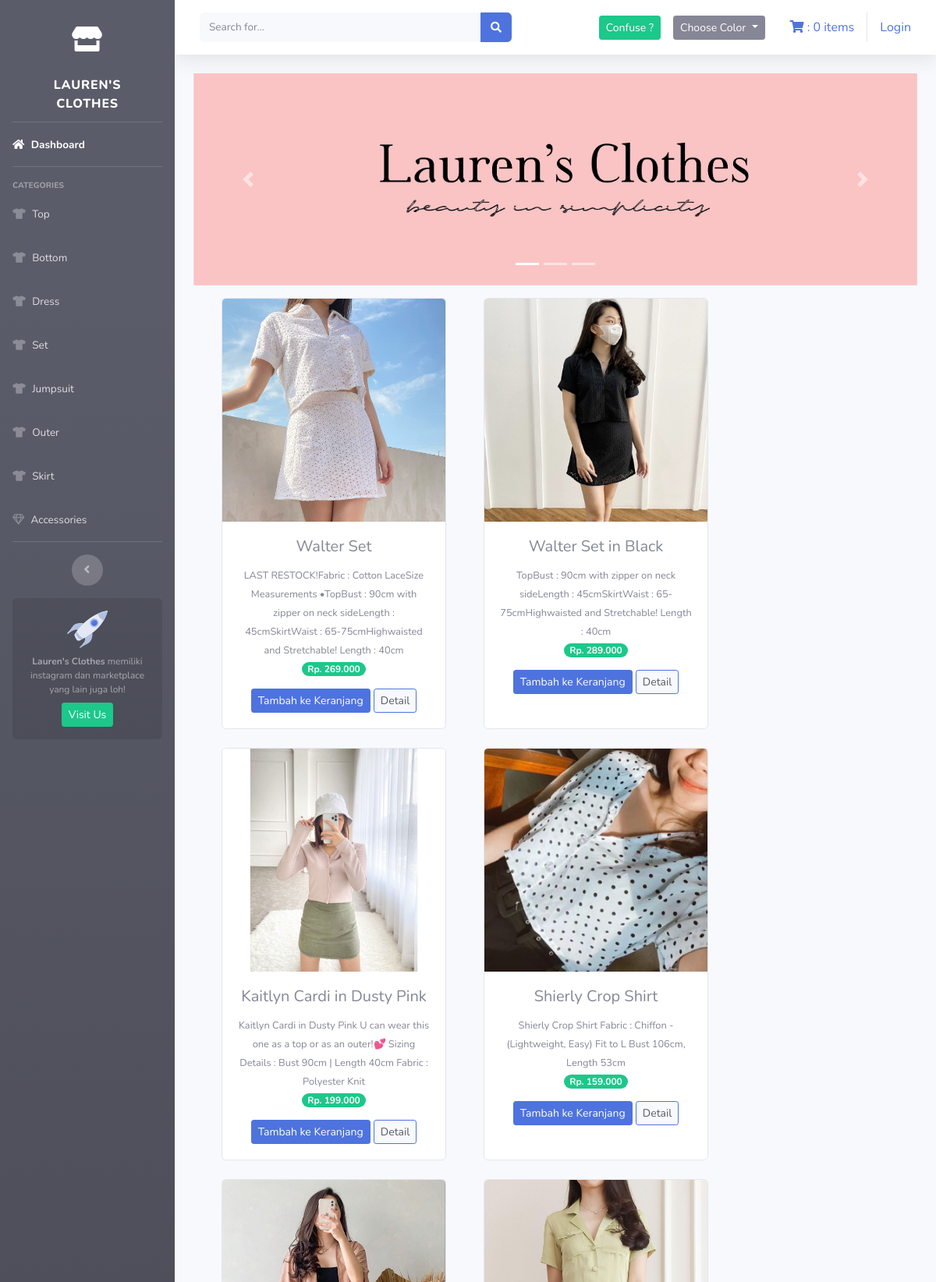
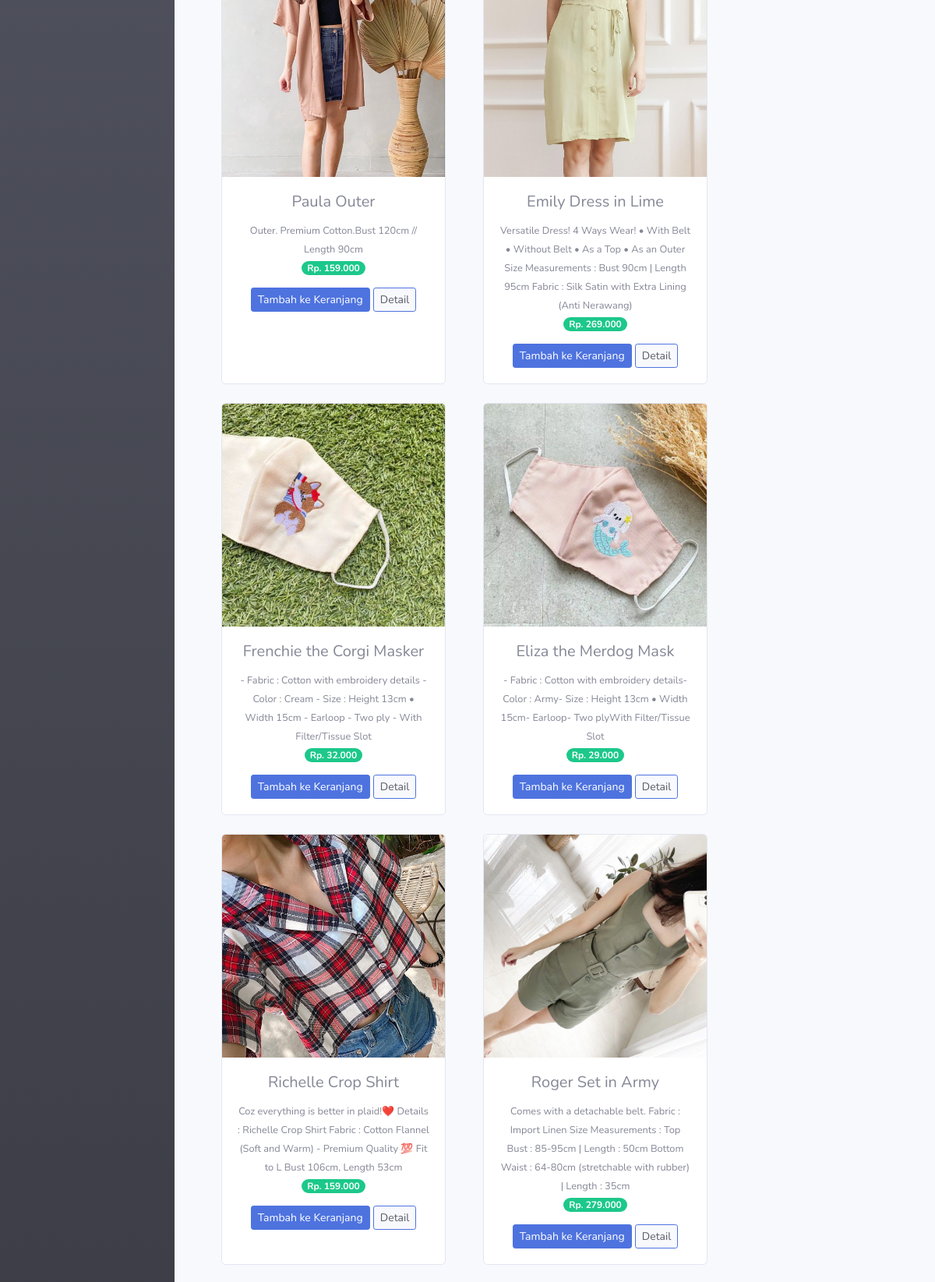
The page / (upper part) on the database its author committed (2 pictures, top to bottom).
### tables this page shows
CREATE TABLE `tb_barang` (
  `id_brg` int(11) NOT NULL,
  `nama_brg` varchar(120) NOT NULL,
  `keterangan` varchar(512) NOT NULL,
  `kategori` varchar(60) NOT NULL,
  `harga` int(11) NOT NULL,
  `stok` int(4) NOT NULL,
  `gambar` text NOT NULL,
  `warna` varchar(120) NOT NULL,
  `r_kenyamanan` int(10) NOT NULL,
  `r_harga` int(10) NOT NULL,
  `r_formalitas` int(10) NOT NULL,
  `c_review` int(11) NOT NULL DEFAULT 1
);

### application/controllers/Welcome.php (called while the page is built, shortened)
<?php
class Welcome extends CI_Controller {
	public function index()
    {
        $data['barang'] = $this->model_barang->tampil_data()->result();
        $this->load->view('templates/header');
        $this->load->view('templates/sidebar');
        $this->load->view('dashboard', $data);
        $this->load->view('templates/footer');
    }
}

### index.php (called while the page is built, shortened)
<?php
require_once BASEPATH.'core/CodeIgniter.php';

### application/models/model_barang.php (called while the page is built, shortened)
<?php
class Model_barang extends CI_Model{
    public function tampil_data(){
        return $this->db->get('tb_barang');
    }
}

### application/views/dashboard.php (the view, shortened to what this page needs)
<div class="container-fluid">
    <div id="carouselExampleIndicators" class="carousel slide" data-bs-ride="carousel">
        <ol class="carousel-indicators">
            <li type="button" data-bs-target="#carouselExampleIndicators" data-bs-slide-to="0" class="active"></li>
            <li type="button" data-bs-target="#carouselExampleIndicators" data-bs-slide-to="1"></li>
            <li type="button" data-bs-target="#carouselExampleIndicators" data-bs-slide-to="2"></li>
        </ol>
        <div  class="carousel-inner">
            <div class="carousel-item active">
                <img src="<?php echo base_url('assets/img/slider0.jpg') ?>" class="d-block w-100" alt="...">
            </div>
        </div>
        <a class="carousel-control-prev" href="#carouselExampleIndicators" role="button" data-slide="prev">
            <span class="carousel-control-prev-icon" aria-hidden="true"></span>
        </a>
        <a class="carousel-control-next" href="#carouselExampleIndicators" role="button" data-slide="next">
            <span class="carousel-control-next-icon" aria-hidden="true"></span>
        </a>
    </div>
    <div class="row text-center mt-3">
        <?php foreach ($barang as $brg) : ?>
            <div class="card ml-5 mb-4" style="width: 18rem;">
                <img src="<?php echo base_url() . '/uploads/' . $brg->gambar ?>" class="card-img-top" alt="...">
                <div class="card-body">
                    <h5 class="card-title"><?php echo $brg->nama_brg ?></h5>
                    <small><?php echo $brg->keterangan ?></small><br>
                    <span class="badge badge-pill badge-success mb-3">Rp. <?php echo number_format($brg->harga, 0, ',', '.')  ?></span> <br>
                    <?php echo anchor('dashboard/tambah_ke_keranjang/'. $brg->id_brg,
                    '<div class="btn btn-sm btn-primary">Tambah ke Keranjang</div>')?>
                    <?php echo anchor('dashboard/detail/'. $brg->id_brg,
                    '<div class="btn btn-sm btn-primary bg-light text-dark">Detail</div>')?>
                </div>
            </div>
        <?php endforeach ?>
    </div>
</div>

### rows shown on the page
tb_barang: gambar (picture), nama_brg "Walter Set", keterangan "LAST RESTOCK!Fabric : Cotton LaceSize Measurements •TopBust : 90cm with zipper on neck sideLength : 45cmSkirtWaist : 65-75cmHighwaisted and Stretchable! Length : 40cm", harga "269.000", id_brg "Tambah ke Keranjang", id_brg "Detail"
tb_barang: gambar (picture), nama_brg "Walter Set in Black", keterangan "TopBust : 90cm with zipper on neck sideLength : 45cmSkirtWaist : 65-75cmHighwaisted and Stretchable! Length : 40cm", harga "289.000", id_brg "Tambah ke Keranjang", id_brg "Detail"
tb_barang: gambar (picture), nama_brg "Kaitlyn Cardi in Dusty Pink", keterangan "Kaitlyn Cardi in Dusty Pink U can wear this one as a top or as an outer!💕 Sizing Details : Bust 90cm | Length 40cm Fabric : Polyester Knit", harga "199.000", id_brg "Tambah ke Keranjang", id_brg "Detail"
tb_barang: gambar (picture), nama_brg "Shierly Crop Shirt", keterangan "Shierly Crop Shirt Fabric : Chiffon - (Lightweight, Easy) Fit to L Bust 106cm, Length 53cm", harga "159.000", id_brg "Tambah ke Keranjang", id_brg "Detail"
tb_barang: gambar (picture), nama_brg "Paula Outer", keterangan "Outer. Premium Cotton.Bust 120cm // Length 90cm", harga "159.000", id_brg "Tambah ke Keranjang", id_brg "Detail"
tb_barang: gambar (picture), nama_brg "Emily Dress in Lime", keterangan "Versatile Dress! 4 Ways Wear! • With Belt • Without Belt • As a Top • As an Outer Size Measurements : Bust 90cm | Length 95cm Fabric : Silk Satin with Extra Lining (Anti Nerawang)", harga "269.000", id_brg "Tambah ke Keranjang", id_brg "Detail"
tb_barang: gambar (picture), nama_brg "Frenchie the Corgi Masker", keterangan "- Fabric : Cotton with embroidery details - Color : Cream - Size : Height 13cm • Width 15cm - Earloop - Two ply - With Filter/Tissue Slot", harga "32.000", id_brg "Tambah ke Keranjang", id_brg "Detail"
tb_barang: gambar (picture), nama_brg "Eliza the Merdog Mask", keterangan "- Fabric : Cotton with embroidery details- Color : Army- Size : Height 13cm • Width 15cm- Earloop- Two plyWith Filter/Tissue Slot", harga "29.000", id_brg "Tambah ke Keranjang", id_brg "Detail"
tb_barang: gambar (picture), nama_brg "Richelle Crop Shirt", keterangan "Coz everything is better in plaid!❤️ Details : Richelle Crop Shirt Fabric : Cotton Flannel (Soft and Warm) - Premium Quality 💯 Fit to L Bust 106cm, Length 53cm", harga "159.000", id_brg "Tambah ke Keranjang", id_brg "Detail"
tb_barang: gambar (picture), nama_brg "Roger Set in Army", keterangan "Comes with a detachable belt. Fabric : Import Linen Size Measurements : Top Bust : 85-95cm | Length : 50cm Bottom Waist : 64-80cm (stretchable with rubber) | Length : 35cm", harga "279.000", id_brg "Tambah ke Keranjang", id_brg "Detail"

### other values the page prints
$this->cart->total_items() "0"
anchor('auth/login', 'Login') "Login"
